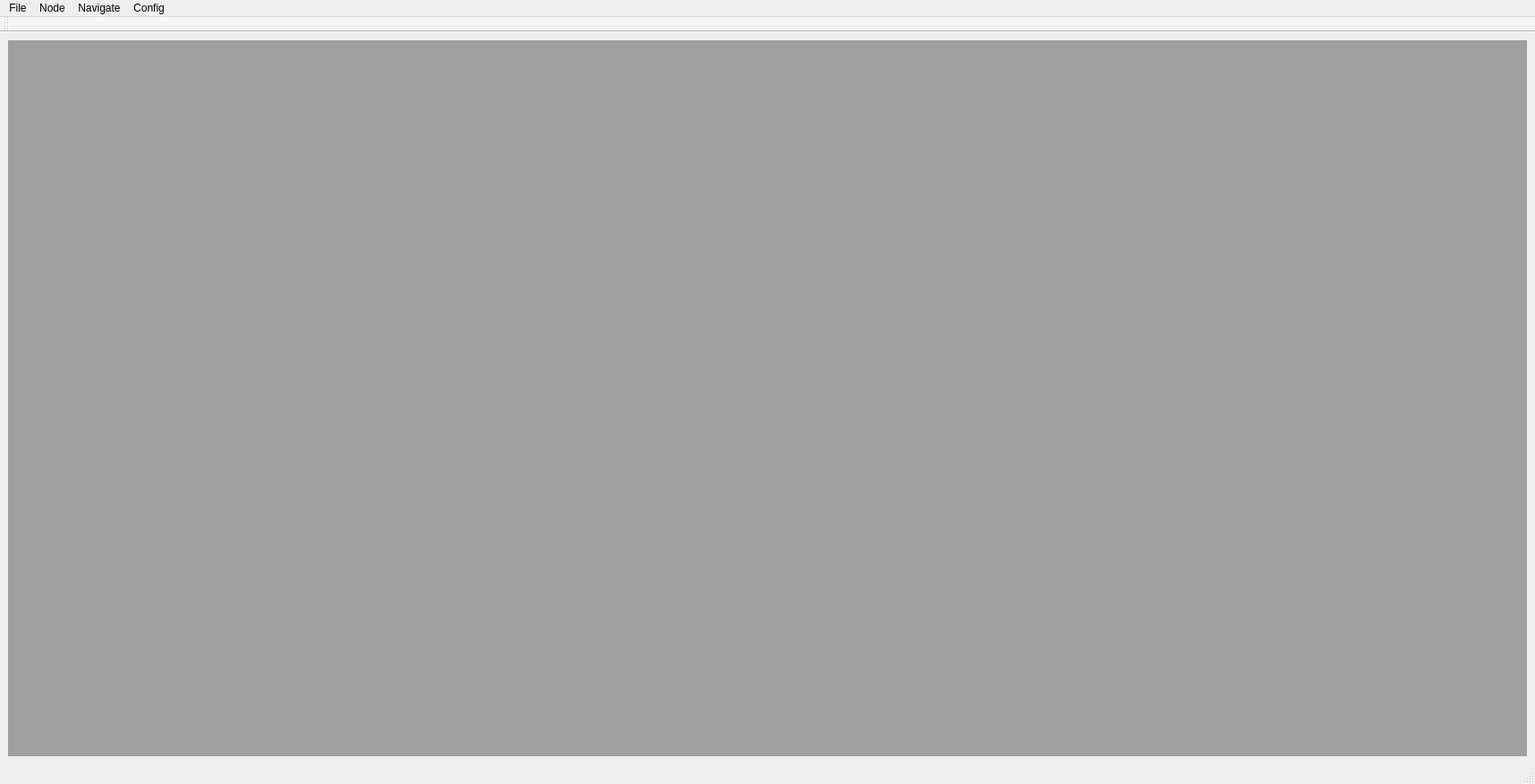
<?xml version="1.0" encoding="UTF-8"?>
<ui version="4.0">
 <class>editor_main_window</class>
 <widget class="QMainWindow" name="editor_main_window">
  <property name="geometry">
   <rect>
    <x>0</x>
    <y>0</y>
    <width>1715</width>
    <height>856</height>
   </rect>
  </property>
  <property name="windowTitle">
   <string>editor_main_window</string>
  </property>
  <widget class="QWidget" name="centralwidget">
   <layout class="QHBoxLayout" name="horizontalLayout">
    <item>
     <widget class="QMdiArea" name="mdiArea">
      <property name="minimumSize">
       <size>
        <width>1200</width>
        <height>800</height>
       </size>
      </property>
     </widget>
    </item>
   </layout>
  </widget>
  <widget class="QMenuBar" name="menubar">
   <property name="geometry">
    <rect>
     <x>0</x>
     <y>0</y>
     <width>1715</width>
     <height>18</height>
    </rect>
   </property>
   <widget class="QMenu" name="menuFile">
    <property name="title">
     <string>File</string>
    </property>
    <addaction name="actionNew"/>
    <addaction name="actionOpen"/>
    <addaction name="actionSave"/>
    <addaction name="actionSaveAs"/>
    <addaction name="actionExport"/>
    <addaction name="actionSaveAll"/>
    <addaction name="actionExportAll"/>
    <addaction name="actionClose"/>
    <addaction name="actionCloseAll"/>
   </widget>
   <widget class="QMenu" name="menuNode">
    <property name="title">
     <string>Node</string>
    </property>
    <addaction name="actionInsert"/>
    <addaction name="actionDelete"/>
    <addaction name="actionMoveUp"/>
    <addaction name="actionMoveDown"/>
    <addaction name="actionCopy"/>
    <addaction name="actionPaste"/>
    <addaction name="actionCut"/>
   </widget>
   <widget class="QMenu" name="menuConfig">
    <property name="title">
     <string>Config</string>
    </property>
    <addaction name="actionAgent"/>
   </widget>
   <widget class="QMenu" name="menuNavigate">
    <property name="title">
     <string>Navigate</string>
    </property>
    <addaction name="actionGoto"/>
    <addaction name="actionFind"/>
   </widget>
   <addaction name="menuFile"/>
   <addaction name="menuNode"/>
   <addaction name="menuNavigate"/>
   <addaction name="menuConfig"/>
  </widget>
  <widget class="QStatusBar" name="statusbar"/>
  <widget class="QToolBar" name="toolBar">
   <property name="windowTitle">
    <string>toolBar</string>
   </property>
   <attribute name="toolBarArea">
    <enum>TopToolBarArea</enum>
   </attribute>
   <attribute name="toolBarBreak">
    <bool>false</bool>
   </attribute>
  </widget>
  <action name="actionNew">
   <property name="text">
    <string>New</string>
   </property>
   <property name="shortcut">
    <string>Ctrl+N</string>
   </property>
  </action>
  <action name="actionOpen">
   <property name="text">
    <string>Open</string>
   </property>
   <property name="shortcut">
    <string>Ctrl+O</string>
   </property>
  </action>
  <action name="actionSave">
   <property name="text">
    <string>Save</string>
   </property>
   <property name="shortcut">
    <string>Ctrl+S</string>
   </property>
  </action>
  <action name="actionExport">
   <property name="text">
    <string>Export</string>
   </property>
  </action>
  <action name="actionSaveAll">
   <property name="text">
    <string>SaveAll</string>
   </property>
  </action>
  <action name="actionExportAll">
   <property name="text">
    <string>ExportAll</string>
   </property>
  </action>
  <action name="actionInsert">
   <property name="text">
    <string>Insert</string>
   </property>
   <property name="shortcut">
    <string>Ins</string>
   </property>
  </action>
  <action name="actionDelete">
   <property name="text">
    <string>Delete</string>
   </property>
   <property name="shortcut">
    <string>Del</string>
   </property>
  </action>
  <action name="actionMoveUp">
   <property name="text">
    <string>MoveUp</string>
   </property>
   <property name="shortcut">
    <string>Ctrl+Up</string>
   </property>
  </action>
  <action name="actionMoveDown">
   <property name="text">
    <string>MoveDown</string>
   </property>
   <property name="shortcut">
    <string>Ctrl+Down</string>
   </property>
  </action>
  <action name="actionCopy">
   <property name="text">
    <string>Copy</string>
   </property>
   <property name="shortcut">
    <string>Ctrl+C</string>
   </property>
  </action>
  <action name="actionPaste">
   <property name="text">
    <string>Paste</string>
   </property>
   <property name="shortcut">
    <string>Ctrl+V</string>
   </property>
  </action>
  <action name="actionCut">
   <property name="text">
    <string>Cut</string>
   </property>
   <property name="shortcut">
    <string>Ctrl+X</string>
   </property>
  </action>
  <action name="actionAgent">
   <property name="text">
    <string>Agent</string>
   </property>
  </action>
  <action name="actionClose">
   <property name="text">
    <string>Close</string>
   </property>
  </action>
  <action name="actionCloseAll">
   <property name="text">
    <string>CloseAll</string>
   </property>
  </action>
  <action name="actionSaveAs">
   <property name="text">
    <string>SaveAs</string>
   </property>
  </action>
  <action name="actionGoto">
   <property name="text">
    <string>Goto</string>
   </property>
   <property name="toolTip">
    <string>输入节点编号进行跳转</string>
   </property>
   <property name="whatsThis">
    <string>输入节点编号进行跳转</string>
   </property>
   <property name="shortcut">
    <string>Ctrl+G</string>
   </property>
  </action>
  <action name="actionFind">
   <property name="text">
    <string>Find</string>
   </property>
   <property name="toolTip">
    <string>根据内容进行查找</string>
   </property>
   <property name="whatsThis">
    <string>根据内容进行查找</string>
   </property>
   <property name="shortcut">
    <string>Ctrl+F</string>
   </property>
  </action>
 </widget>
 <resources/>
 <connections/>
</ui>
